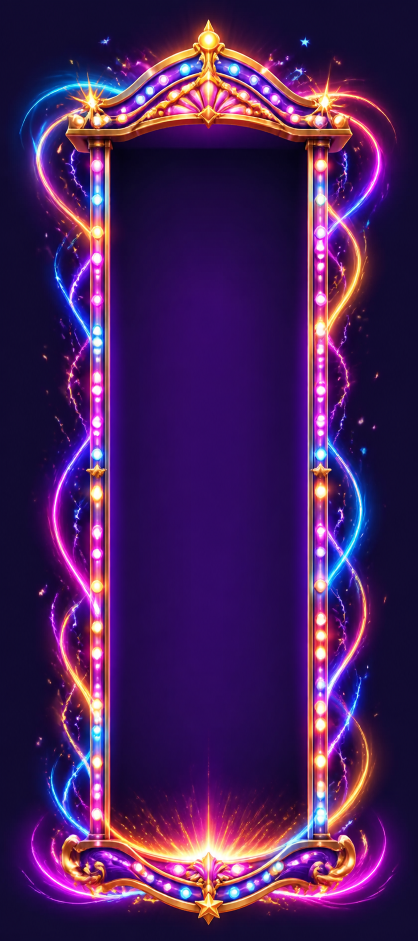
#> input picture apps/theme-park/art/concepts/anticipation-frame-concept-v2.png, 836 x 1882 px (shown at 1/2 size)
$ python build-anticipation-frame.py
#> lines starting #> are read from the running program, lines starting #| are printed output that depends on the picture
#!/usr/bin/env python3
"""Build the runtime anticipation frame from the approved generated concept."""

from pathlib import Path

import numpy as np
from PIL import Image


ROOT = Path(__file__).resolve().parents[1]
SOURCE = ROOT / "art/concepts/anticipation-frame-concept-v2.png"
OUTPUT = ROOT / "static/assets/theme-park/v2/features/anticipation-frame-v2.webp"

# Crop away concept-sheet breathing room, then compress only the ornate caps. Keeping the final
# canvas height unchanged gives the rails more room without making the overlay shorter than a reel.
CROP = (150, 24, 686, 1866)
TOP_CUT = 270
BOTTOM_CUT = 1580
CAP_HEIGHT = 118


def smoothstep(values: np.ndarray, low: float, high: float) -> np.ndarray:
	value = np.clip((values - low) / (high - low), 0, 1)
	return value * value * (3 - 2 * value)


def build() -> None:
	source = Image.open(SOURCE).convert("RGB").crop(CROP)
	width, height = source.size
#> width = 536; height = 1842
	middle_height = height - CAP_HEIGHT * 2
#> middle_height = 1606

	top = source.crop((0, 0, width, TOP_CUT)).resize((width, CAP_HEIGHT), Image.Resampling.LANCZOS)
	middle = source.crop((0, TOP_CUT, width, BOTTOM_CUT)).resize(
		(width, middle_height), Image.Resampling.LANCZOS
	)
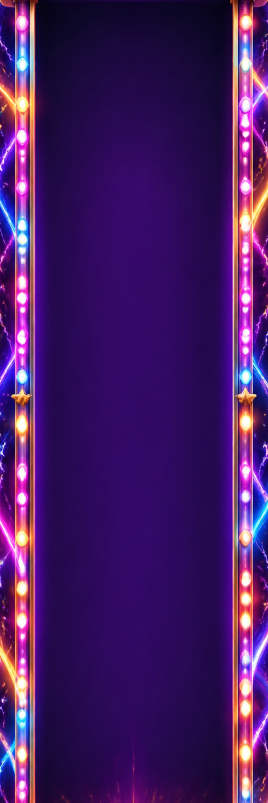
#> middle: PIL image 536x1606 RGB (shown at 1/2 size); mean R, G, B 69.1, 27.5, 100.1
	bottom = source.crop((0, BOTTOM_CUT, width, height)).resize(
		(width, CAP_HEIGHT), Image.Resampling.LANCZOS
	)
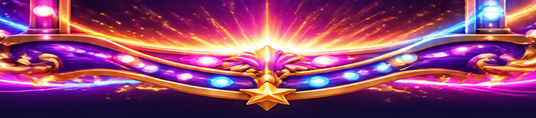
#> bottom: PIL image 536x118 RGB; mean R, G, B 141.4, 68.7, 109.1

	frame = Image.new("RGB", (width, height))
#> frame: PIL image 536x1842 RGB; every value is 0
	frame.paste(top, (0, 0))
	frame.paste(middle, (0, CAP_HEIGHT))
	frame.paste(bottom, (0, height - CAP_HEIGHT))
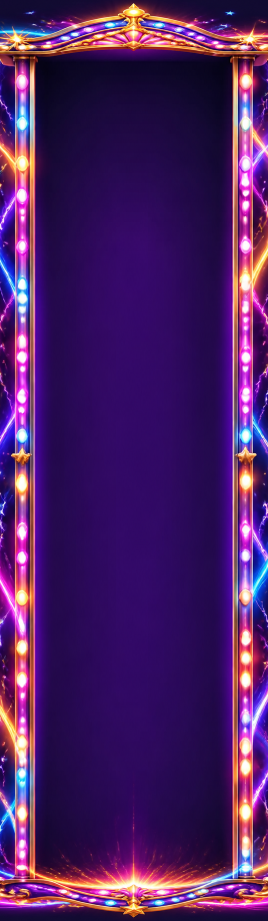
#> frame: PIL image 536x1842 RGB (shown at 1/2 size); mean R, G, B 76.4, 32.4, 100.1

	pixels = np.asarray(frame).astype(np.float32)
	value = pixels.max(axis=2)
	y, x = np.mgrid[:height, :width]
	alpha = smoothstep(value, 72, 175)
#> in smoothstep, `value = np.clip((values - low) / (high - low), 0, 1)`:
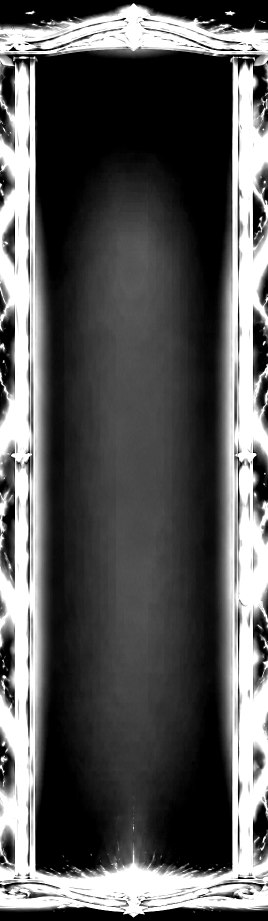
#> value: shape (1842, 536) float32 (shown at 1/2 size); min 0, max 1, mean 0.344

	# Preserve the marquee/caps and rails while removing the generated presentation backdrop.
	structure = (y < CAP_HEIGHT + 18) | (y > height - CAP_HEIGHT - 18) | (x < 82) | (x > width - 83)
	alpha = np.maximum(alpha, smoothstep(value, 28, 105) * structure)
#> call 2 of smoothstep, with low = 28, high = 105
#> in smoothstep (call 2), `return value * value * (3 - 2 * value)`:
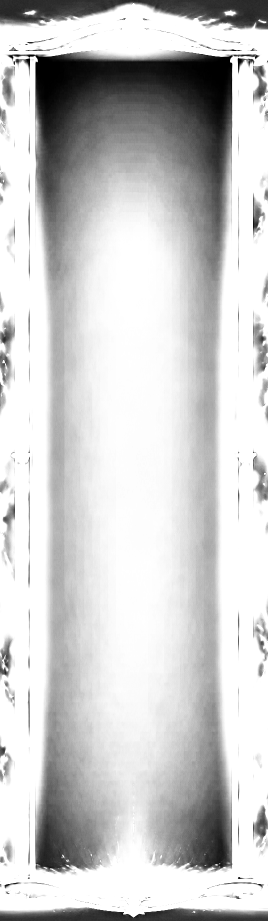
#> returned value: shape (1842, 536) float32 (shown at 1/2 size); min 0, max 1, mean 0.8

	# Live reel symbols stay fully visible through the centre.
	left, right = 65, width - 66
#> left = 65; right = 470
	top_open, bottom_open = CAP_HEIGHT, height - CAP_HEIGHT
#> top_open = 118; bottom_open = 1724
	feather = 12
	inside_x = np.clip(np.minimum(x - left, right - x) / feather, 0, 1)
	inside_y = np.clip(np.minimum(y - top_open, bottom_open - y) / feather, 0, 1)
	alpha *= 1 - inside_x * inside_y
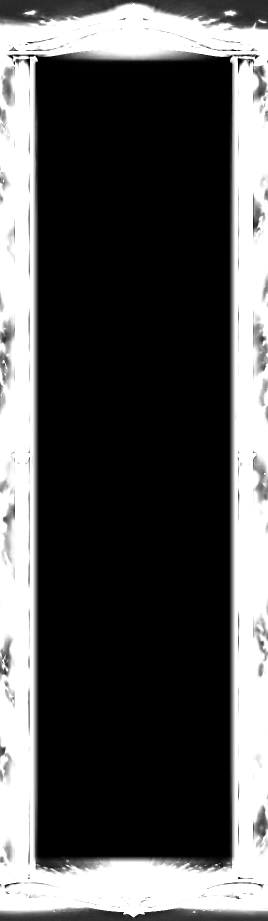
#> alpha: shape (1842, 536) float32 (shown at 1/2 size); min 0, max 1, mean 0.321

	rgba = np.dstack([pixels, np.clip(alpha * 255, 0, 255)]).astype(np.uint8)
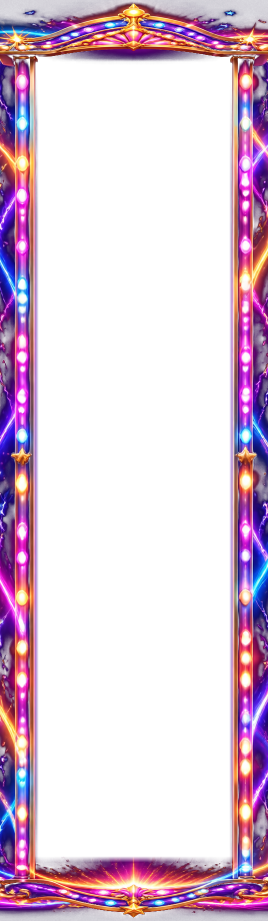
#> rgba: shape (1842, 536, 4) (shown at 1/2 size); mean R, G, B, A 76.4, 32.4, 100.1, 81.9; transparent parts drawn white
	OUTPUT.parent.mkdir(parents=True, exist_ok=True)
	Image.fromarray(rgba, "RGBA").save(OUTPUT, "WEBP", lossless=True, method=6)
	print(f"built {OUTPUT.relative_to(ROOT)} ({width}x{height})")
#| built static/assets/theme-park/v2/features/anticipation-frame-v2.webp (536x1842)


if __name__ == "__main__":
	build()
